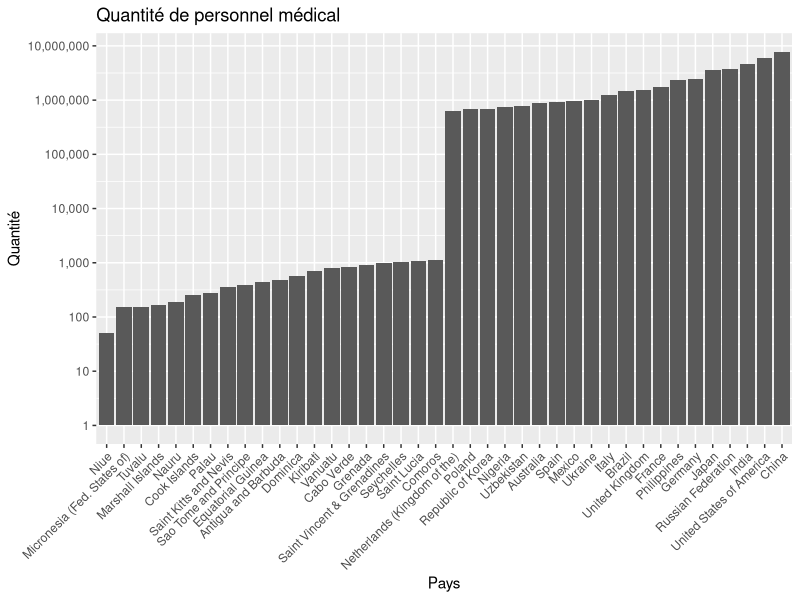

This figure's R source: (Note: this script raises an error after producing the figure.)
## ---- chunk 1
knitr::opts_chunk$set(echo = TRUE)
## ---- chunk 2
library(tidyverse)
library(dplyr)
library(ggplot2)
library(scales)
medics <- read.csv("../Dataset/SYB66_154_202310_Health_Personnel.csv", header = TRUE)

## ---- chunk 3
medics <- medics %>% filter(X < 2011) %>% filter(row_number() %% 2 == 1)
medics <- select(medics, -`T10`, -`X.1`, -`X.3`, -`X.4`)
colnames(medics) <- c("Country", "Year", "Quantity")
medics$Quantity <- as.integer(gsub(",", "", medics$Quantity))
medics <- medics %>% group_by(Country) %>% summarise(`Quantity` = sum(`Quantity`))
## ---- chunk 4
medics <- medics %>% group_by(Country) %>% summarise(`Quantity` = sum(`Quantity`))

medics_max <- medics %>% top_n(wt = Quantity, n = 20) %>% slice_head(n = 20)

medics_min <- medics %>% slice_min(Quantity, n = 20) %>% slice_head(n = 20)

medics_minmax <- rbind(medics_min, medics_max)

medics_minmax$Country <- factor(medics_minmax$Country, levels = medics_minmax$Country[order(medics_minmax$Quantity)])
## ---- chunk 5
ggplot(medics_minmax, aes(x= Country, y=`Quantity`)) + geom_bar(stat = "identity") + labs(title="Quantité de personnel médical", x="Pays", y="Quantité") + scale_fill_discrete(name = "Country") + scale_y_log10(breaks = 10^(0:9), labels = comma_format()) +
  theme(axis.text.x = element_text(angle = 45, hjust = 1))
## ---- chunk 6
ProportionMedics <- merge(medics_minmax, annualdeath[c("Country", "Infectious diseases prop (%)")], by = "Country")
ProportionMedics <- ProportionMedics %>% group_by(Country) %>% summarize(`Infectious diseases %` = mean(`Infectious diseases prop (%)`), `Quantity` = mean(`Quantity`))
## ---- chunk 7
ggplot(ProportionMedics, aes(x= Country, y=`Infectious diseases %`)) + geom_bar(stat = "identity") + labs(title="Proportion de personnes mortes de maladies infectieuses", x="Pays", y="Quantité (en %)") + scale_y_continuous(labels = comma_format()) + scale_fill_discrete(name = "Country") + 
  theme(axis.text.x = element_text(angle = 45, hjust = 1))
